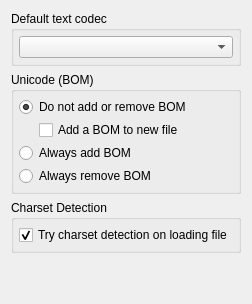
     <widget class="QWidget" name="pEncoding">
      <layout class="QVBoxLayout" name="verticalLayout_17">
       <item>
        <widget class="QGroupBox" name="gbDefaultCodec">
         <property name="title">
          <string>Default text codec</string>
         </property>
         <layout class="QHBoxLayout">
          <property name="spacing">
           <number>3</number>
          </property>
          <property name="margin">
           <number>5</number>
          </property>
          <item>
           <widget class="QComboBox" name="cbDefaultCodec">
            <property name="enabled">
             <bool>true</bool>
            </property>
           </widget>
          </item>
         </layout>
        </widget>
       </item>
       <item>
        <widget class="QGroupBox" name="gbBomBehaviour">
         <property name="title">
          <string>Unicode (BOM)</string>
         </property>
         <layout class="QHBoxLayout" name="_3">
          <property name="spacing">
           <number>3</number>
          </property>
          <property name="margin">
           <number>5</number>
          </property>
          <item>
           <layout class="QVBoxLayout" name="verticalLayout_16">
            <item>
             <widget class="QRadioButton" name="rbDoNotAddOrRemoveBom">
              <property name="text">
               <string>Do not add or remove BOM</string>
              </property>
              <property name="checked">
               <bool>true</bool>
              </property>
             </widget>
            </item>
            <item>
             <layout class="QHBoxLayout" name="horizontalLayout_9">
              <item>
               <spacer name="horizontalSpacer_4">
                <property name="orientation">
                 <enum>Qt::Horizontal</enum>
                </property>
                <property name="sizeType">
                 <enum>QSizePolicy::Minimum</enum>
                </property>
                <property name="sizeHint" stdset="0">
                 <size>
                  <width>20</width>
                  <height>20</height>
                 </size>
                </property>
               </spacer>
              </item>
              <item>
               <widget class="QCheckBox" name="cbAddBomToNewFile">
                <property name="text">
                 <string>Add a BOM to new file</string>
                </property>
               </widget>
              </item>
              <item>
               <spacer name="horizontalSpacer_5">
                <property name="orientation">
                 <enum>Qt::Horizontal</enum>
                </property>
                <property name="sizeHint" stdset="0">
                 <size>
                  <width>40</width>
                  <height>20</height>
                 </size>
                </property>
               </spacer>
              </item>
             </layout>
            </item>
            <item>
             <widget class="QRadioButton" name="rbAlwaysAddBom">
              <property name="text">
               <string>Always add BOM</string>
              </property>
             </widget>
            </item>
            <item>
             <widget class="QRadioButton" name="rbAlwaysRemoveBom">
              <property name="text">
               <string>Always remove BOM</string>
              </property>
             </widget>
            </item>
           </layout>
          </item>
         </layout>
        </widget>
       </item>
       <item>
        <widget class="QGroupBox" name="gbCodecDetection">
         <property name="title">
          <string>Charset Detection</string>
         </property>
         <layout class="QHBoxLayout" name="_4">
          <property name="spacing">
           <number>3</number>
          </property>
          <property name="margin">
           <number>5</number>
          </property>
          <item>
           <widget class="QCheckBox" name="cbTryCharsetDetection">
            <property name="text">
             <string>Try charset detection on loading file</string>
            </property>
            <property name="checked">
             <bool>true</bool>
            </property>
           </widget>
          </item>
         </layout>
        </widget>
       </item>
       <item>
        <spacer>
         <property name="orientation">
          <enum>Qt::Vertical</enum>
         </property>
         <property name="sizeHint" stdset="0">
          <size>
           <width>20</width>
           <height>40</height>
          </size>
         </property>
        </spacer>
       </item>
      </layout>
     </widget>
